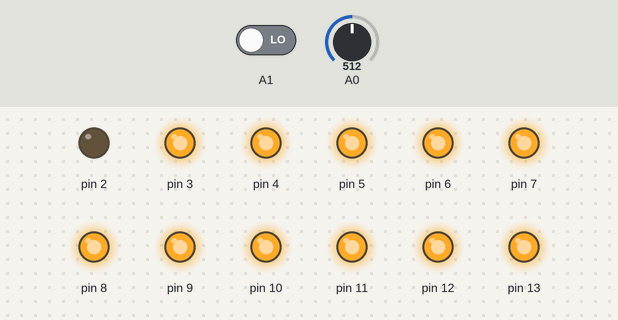
The sketch below on a simulated Arduino Uno, built with avr-gcc and run on an emulated ATmega328P. Parts: output pins drawn as LEDs (lit = HIGH). Dashed ring = blinking. The test bench sets the inputs (shaded band); at power-on: A0 = 512, A1 LOW. Random numbers use the default seed unless the sketch sets one.

Above: at 1.2 s.
1.3 s: A0 set to 496
At 2.2 s:
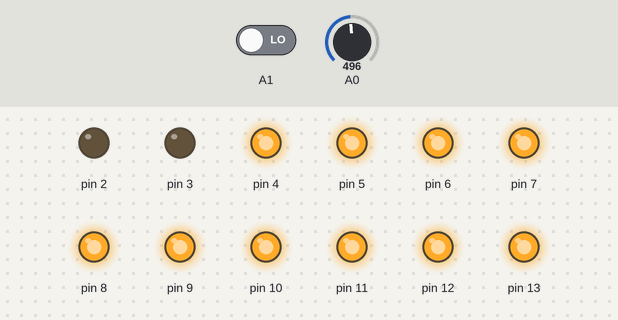
5.3 s: A0 set to 477
At 6.1 s:
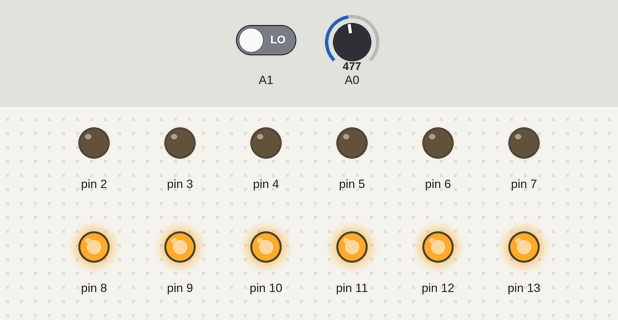
9.3 s: A1 driven HIGH
At 13.2 s:
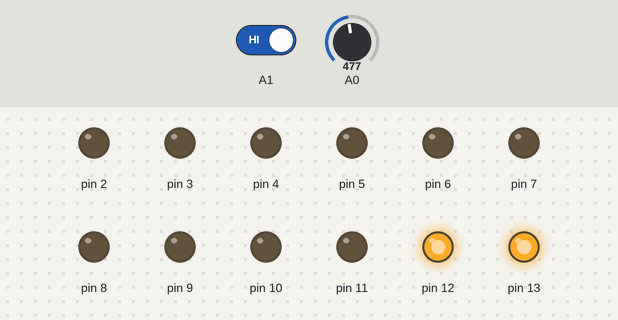
13.3 s: A0 set to 463
17.3 s: A0 set to 450
20.8 s: A0 set to 122
At 32.77 s:
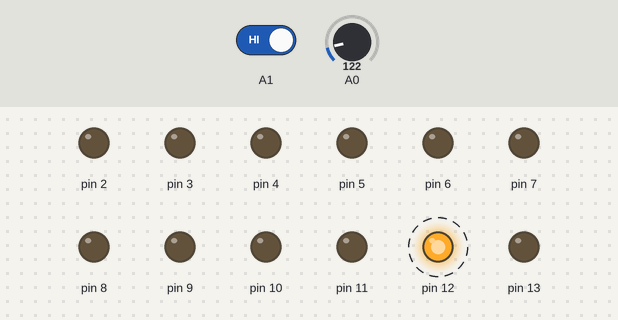
Timing chart, 0 to 34.4 s (numbered marks = the images above; inputs shaded):
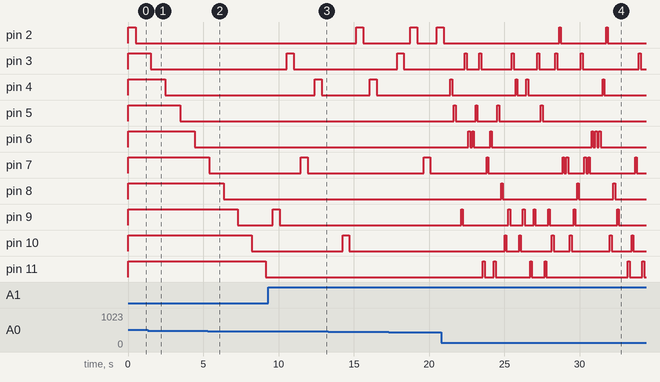

The sketch:

vis105b-final.ino
```cpp
void setup() {
  // put your setup code here, to run once:


  for (int i = 2; i<14; i++){

    pinMode(i, OUTPUT);
    digitalWrite(i, HIGH);

    }


  }


void loop() {


if (analogRead(A0)>800){


  for (int i = 2; i<14; i++){

    pinMode(i, OUTPUT);
    digitalWrite(i, HIGH);


    }

}


if (analogRead(A0)<800){


  for (int i = 2; i<14; i++){

        if(analogRead(A0)>800){
      break;
    }

    if(digitalRead(A1) == HIGH){
      break;
    }

    int delaytime = map(analogRead(A0), 0, 1023, 1, 1000);


  digitalWrite(i,HIGH);
  delay(delaytime);
  digitalWrite(i, LOW);
  delay(delaytime);

  Serial.println("osc");

      if(analogRead(A0)>800){
      break;
    }


   }
  // put your main code here, to run repeatedly:


  if (digitalRead(A1) == HIGH){

    Serial.println("rnd");
    int delaytime = map(analogRead(A0), 0, 1023, 1, 1000);

    int number = random(2,14);
    Serial.println(number);

      digitalWrite(number,HIGH);
      delay(delaytime);
      digitalWrite(number, LOW);
      delay(delaytime);
    }

  }

}
```

Measured:
- the behaviour switches between 484 and 483 on A0 (found by bisection; images 1 and 2)
- after the input at 9.3 s, pin 4: LOW → HIGH after 3.1 s, → LOW 0.47 s later; pin 7: LOW → HIGH after 2.2 s, → LOW 0.47 s later; pin 9: LOW → HIGH after 0.31 s, → LOW 0.47 s later
- after the input at 20.8 s, pin 10: LOW → HIGH after 4.2 s, → LOW 0.12 s later, → HIGH 0.84 s later, → LOW 0.12 s later, … (12 changes in this stretch); pin 12: alternates HIGH for 0.12 s and LOW for 0.12 s, 4 changes in all, then stays LOW, starting after 11.9 s
